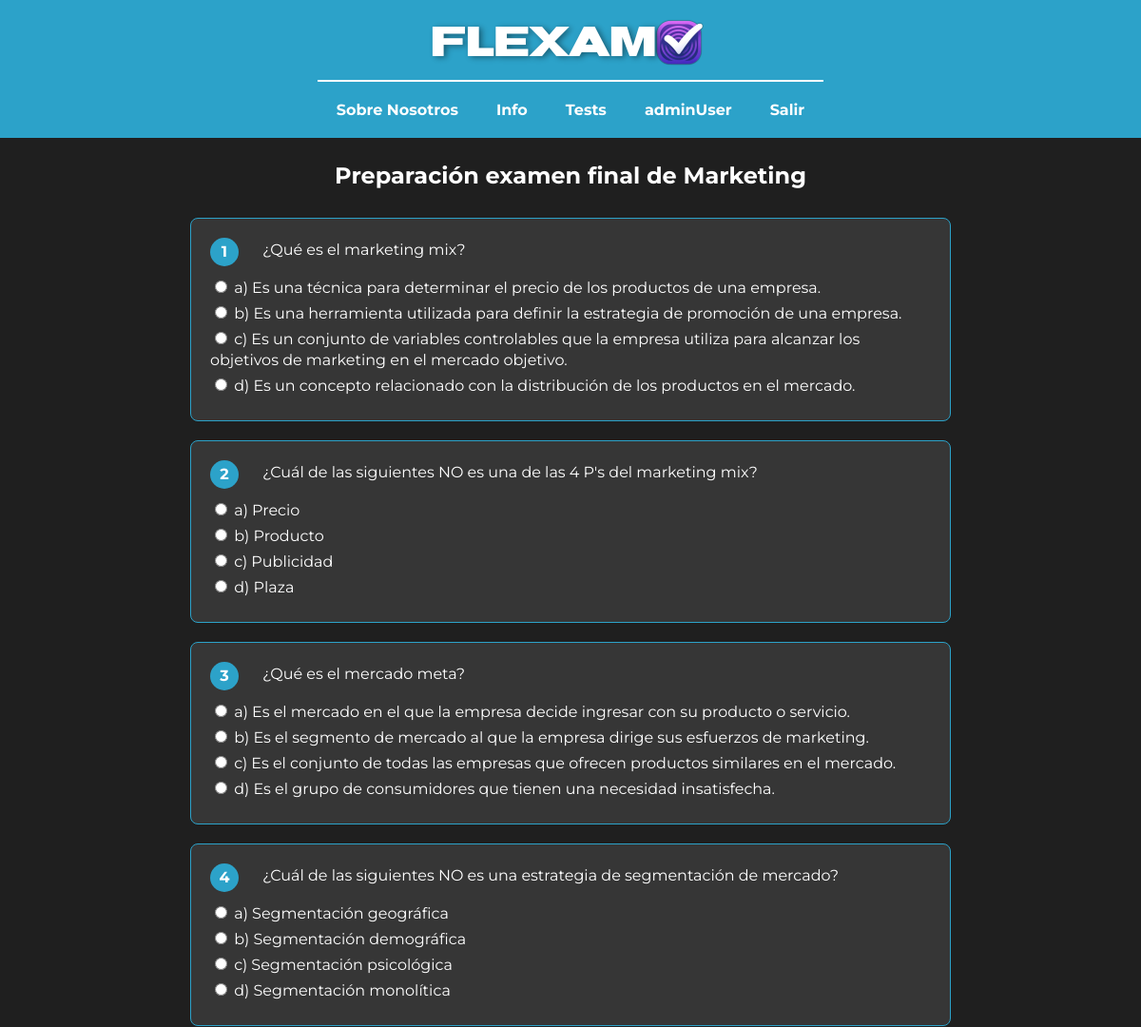
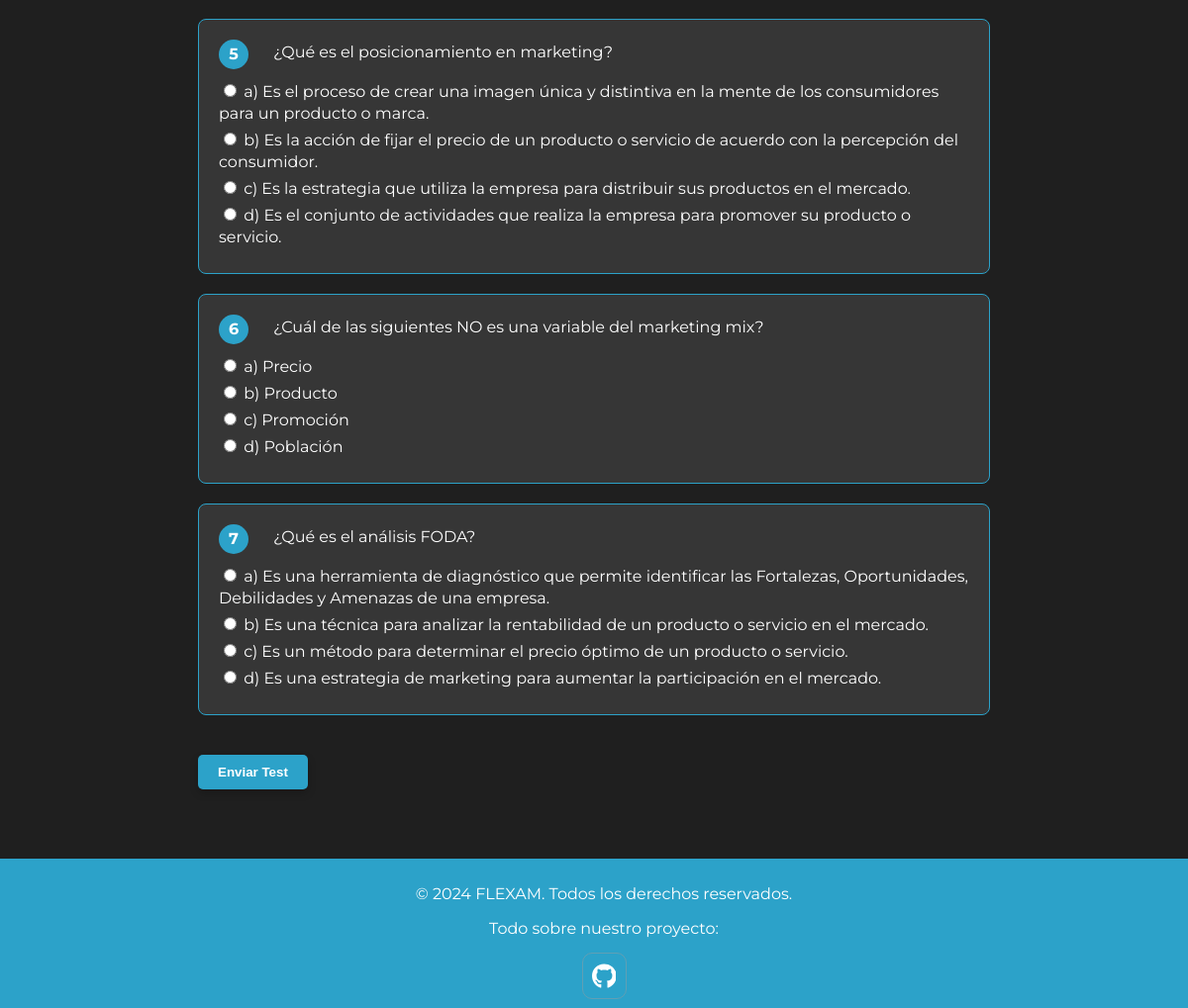
Screenshot of /realize_test.php?id=1 (signed in) with the database file from the repository (2 pictures, top to bottom).
### tables this page shows
CREATE TABLE `tests` (
  `ID_test` INT AUTO_INCREMENT PRIMARY KEY,
  `titulo` VARCHAR(255) NOT NULL,
  `ID_usuario` INT NOT NULL,
  `num_preguntas` INT NOT NULL,
  `es_publico` BOOLEAN NOT NULL,
  `es_anonimo` BOOLEAN NOT NULL,
  FOREIGN KEY (`ID_usuario`) REFERENCES `usuarios`(`ID_usuario`)
);

CREATE TABLE `preguntas` (
  `ID_pregunta` INT AUTO_INCREMENT PRIMARY KEY,
  `ID_test` INT NOT NULL,
  `pregunta` TEXT NOT NULL,
  FOREIGN KEY (`ID_test`) REFERENCES `tests`(`ID_test`)
);

CREATE TABLE `opciones` (
  `ID_test` INT NOT NULL,
  `ID_pregunta` INT NOT NULL,
  `ID_opcion` INT NOT NULL,
  `opcion` TEXT NOT NULL,
  `correcta` BOOLEAN NOT NULL,
  PRIMARY KEY (`ID_test`, `ID_pregunta`, `ID_opcion`),
  FOREIGN KEY (`ID_test`, `ID_pregunta`) REFERENCES `preguntas`(`ID_test`, `ID_pregunta`)
);

### realize_test.php (the view, shortened to what this page needs)
<!DOCTYPE html>
<html lang="es">
<head>
    <?php
        $db = Aplicacion::getInstance()->getConnection();
        $test_id = isset($_GET['id']) ? intval($_GET['id']) : null;
        $stmtTitulo = $db->prepare("SELECT titulo FROM tests WHERE ID_test = ?");
        $stmtTitulo->bindValue(1, $test_id, PDO::PARAM_INT);
        $stmtTitulo->execute();
        $tituloTest = $stmtTitulo->rowCount() > 0 ? $stmtTitulo->fetch(PDO::FETCH_ASSOC)['titulo'] : "Título no encontrado";
        $stmtPreguntas = $db->prepare("SELECT preguntas.ID_pregunta, preguntas.pregunta FROM preguntas WHERE preguntas.ID_test = ?");
        $stmtPreguntas->bindValue(1, $test_id, PDO::PARAM_INT);
        $stmtPreguntas->execute();
        $preguntas = $stmtPreguntas->fetchAll(PDO::FETCH_ASSOC);
    ?>
</head>
<body>
    <?php include 'includes/comun/header.php'; ?>
    <div class="container">
        <h2><?php echo htmlspecialchars($tituloTest); ?></h2>
        <form action="logic/procesar_test.php" method="post" style="margin-top: 30px;">
            <?php $questionNumber = 1; ?>
            <?php foreach ($preguntas as $row): ?>
                <div class="question-card">
                    <div class="question-header">
                        <div class="question-number"><?php echo $questionNumber++; ?></div>
                        <div class="question-text"><?php echo $row['pregunta']; ?></div>
                    </div>
                    <?php
                        $pregunta_id = $row['ID_pregunta'];
                        $stmtOpciones = $db->prepare("SELECT ID_opcion, opcion FROM opciones WHERE opciones.ID_test = ? AND opciones.ID_pregunta = ?");
                        $stmtOpciones->bindValue(1, $test_id, PDO::PARAM_INT);
                        $stmtOpciones->bindValue(2, $pregunta_id, PDO::PARAM_INT);
                        $stmtOpciones->execute();
                        $opciones = $stmtOpciones->fetchAll(PDO::FETCH_ASSOC);
                    ?>
                    <div class="question-options">
                        <?php foreach ($opciones as $row2): ?>
                            <div class="question-option">
                                <label>
                                    <input type='radio' name='pregunta_<?php echo $pregunta_id; ?>' value='<?php echo $row2['ID_opcion']; ?>' onclick='toggleRadio(this);' waschecked='false'>
                                    <?php echo $row2['opcion']; ?>
                                </label>
                            </div>
                        <?php endforeach; ?>
                    </div>
                </div>
            <?php endforeach; ?>
            <button type="submit" class="submit-button">Enviar Test</button>
        </form>
    </div>
    <?php include 'includes/comun/footer.php'; ?>
</body>
</html>

### styles/styles.css (style rules this page uses)
body { font-family: 'Montserrat', sans-serif; background-color: #1f1f1f; color: #ffffff; margin: 0; padding-top: 120px; flex-direction: column; }
.container { max-width: 800px; margin: auto; min-height: 570px; margin-top: 30px; align-content: center; margin-bottom: 50px; }
.submit-button { margin-top: 20px; margin-bottom: 20px; position: relative; }
.question-header { display: flex; align-items: center; gap: 10px; margin-bottom: 12px; }
.question-card { background-color: rgba(255, 255, 255, 0.1); border: 1px solid #2ca2c9; border-radius: 8px; padding: 20px; margin-bottom: 20px; color: #ffffff; }
.question-number { background-color: #2ca2c9; color: #ffffff; height: 30px; width: 30px; display: flex; justify-content: center; align-items: center; border-radius: 50%; margin-right: 15px; font-weight: bold; }
.question-option label { cursor: pointer; margin-bottom: 5px; display: block; line-height: 22px; }
.question-text { margin-bottom: 4px; }
.submit-button { background-color: #2ca2c9; color: #ffffff; border: none; padding: 10px 20px; border-radius: 5px; cursor: pointer; font-weight: bold; margin-top: 20px; width: auto; display: inline-block; box-shadow: 0px 4px 8px rgba(0, 0, 0, 0.2); transition: background-color 0.3s ease; }
h2 { text-align: center; }

### rows the page displays
tests: titulo "Preparación examen final de Marketing"
preguntas: pregunta "¿Qué es el marketing mix?"
opciones: opcion "a) Es una técnica para determinar el precio de los productos de una empresa."
opciones: opcion "b) Es una herramienta utilizada para definir la estrategia de promoción de una empresa."
opciones: opcion "c) Es un conjunto de variables controlables que la empresa utiliza para alcanzar los objetivos de marketing en el mercado objetivo."
opciones: opcion "d) Es un concepto relacionado con la distribución de los productos en el mercado."
preguntas: pregunta "¿Cuál de las siguientes NO es una de las 4 P's del marketing mix?"
opciones: opcion "a) Precio"
opciones: opcion "b) Producto"
opciones: opcion "c) Publicidad"
opciones: opcion "d) Plaza"
preguntas: pregunta "¿Qué es el mercado meta?"
opciones: opcion "a) Es el mercado en el que la empresa decide ingresar con su producto o servicio."
opciones: opcion "b) Es el segmento de mercado al que la empresa dirige sus esfuerzos de marketing."
opciones: opcion "c) Es el conjunto de todas las empresas que ofrecen productos similares en el mercado."
opciones: opcion "d) Es el grupo de consumidores que tienen una necesidad insatisfecha."
preguntas: pregunta "¿Cuál de las siguientes NO es una estrategia de segmentación de mercado?"
opciones: opcion "a) Segmentación geográfica"
opciones: opcion "b) Segmentación demográfica"
opciones: opcion "c) Segmentación psicológica"
opciones: opcion "d) Segmentación monolítica"
preguntas: pregunta "¿Qué es el posicionamiento en marketing?"
opciones: opcion "a) Es el proceso de crear una imagen única y distintiva en la mente de los consumidores para un producto o marca."
opciones: opcion "b) Es la acción de fijar el precio de un producto o servicio de acuerdo con la percepción del consumidor."
opciones: opcion "c) Es la estrategia que utiliza la empresa para distribuir sus productos en el mercado."
opciones: opcion "d) Es el conjunto de actividades que realiza la empresa para promover su producto o servicio."
preguntas: pregunta "¿Cuál de las siguientes NO es una variable del marketing mix?"
opciones: opcion "c) Promoción"
opciones: opcion "d) Población"
preguntas: pregunta "¿Qué es el análisis FODA?"
opciones: opcion "a) Es una herramienta de diagnóstico que permite identificar las Fortalezas, Oportunidades, Debilidades y Amenazas de una empresa."
opciones: opcion "b) Es una técnica para analizar la rentabilidad de un producto o servicio en el mercado."
opciones: opcion "c) Es un método para determinar el precio óptimo de un producto o servicio."
opciones: opcion "d) Es una estrategia de marketing para aumentar la participación en el mercado."

### other values shown
$_SESSION['user'] "adminUser"
